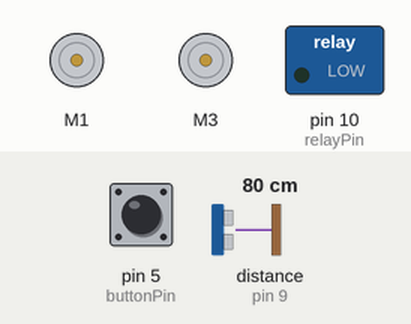
This sketch was run on a simulated Arduino Uno, built with avr-gcc and run on an emulated ATmega328P. On the bench: 2 × DC motor (green arrow = forward, orange = backward, longer = faster), switched loads named in the sketch (green lamp = pin HIGH). Wiring (inferred from the names in the program): range finder with pulse-width output: data pin 9. The test bench sets the inputs (shaded band); at power-on: pin 5 (buttonPin) LOW, distance to the obstacle (sensor on pin 9) 80 cm. The echo pulse lasts 58.3 µs per cm; what the sketch prints to the serial monitor is not drawn.

Above: at 1.2 s.
1.3 s: pin 5 (buttonPin) pulled HIGH for 1 s
At 2.3 s:
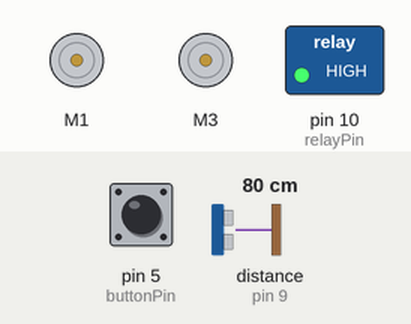
4.0 s: distance to the obstacle (sensor on pin 9) set to 2 cm
Timing chart, 0 to 7.0 s (numbered marks = the images above; inputs shaded):
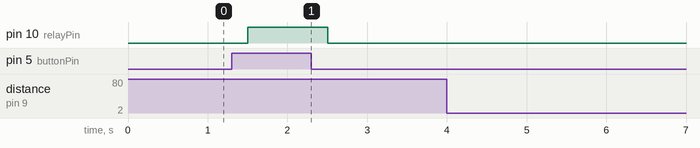

The sketch:

ardyDriverV07.ino
```cpp
//serial handling
//https://github.com/abdurrahmanbmf/Serial-Communication/

//sonar handling
//Lessels, Jason (2011/June/06), Allen, Bruce (2009/July/23) and Gentles, Bill (2010/Nov/12)
//http://playground.arduino.cc/Main/MaxSonar

#include <AFMotor.h>

//pin constants
//serialRXPin = 0
//serialTXPin = 1

const int buttonPin = 5;
//motor3Pin = 6
//74hc595Pin = 7
//74hc595Pin = 8
const int sonarPin = 9;
const int relayPin = 10;
//motor1Pin = 11
//74hc595Pin = 12
//pin 13 is on board LED but available

//other constants
const int holdBin = -1;
const int emptyBin = 0;

const int bin1 = 4; //index array of bin1 location
const int bin2 = 7; //index array of bin2 location
const int bin3 = 10; //index array of bin3 location
const long cycleTime = 500;


//system mgmt
int preCycleTime;
int actualCycleTime;
int buttonState = 0;
int incrementCounter = 0;

//conveyor mgmt
int conveyorArraySize = 10;
int conveyorArray[] = {0, 0, 0, 0, 0, 0, 0, 0, 0, 0};
int arrayIndex = 0;
int currentBin;
bool newBox = true;

//conveyor driver
AF_DCMotor bin1Actuator(1, MOTOR12_1KHZ);
AF_DCMotor bin2Actuator(3, MOTOR12_1KHZ);
int actuatorSpeed = 100; //range from 0 to 255

//sonar
int sonarArraySize = 5;
int rangevalue[] = {0, 0, 0, 0, 0};
long pulse;
int range;
int minRange = 10;

//serial
char input;

void setup() {
  Serial.begin (9600);

  pinMode(sonarPin, INPUT);
  pinMode(relayPin, OUTPUT);

  digitalWrite(relayPin, LOW);

  bin1Actuator.setSpeed(actuatorSpeed);
  bin2Actuator.setSpeed(actuatorSpeed);


}


void sonarCheck(){
  //collect arraysize sonar measurements
  for(int i = 0; i < sonarArraySize; i++){
    pulse = pulseIn(sonarPin,HIGH);
    rangevalue[i] = pulse/147;
    delay(10);
  }
  sortSonar(rangevalue,sonarArraySize);
  range = modeSonar(rangevalue,sonarArraySize);
  if(range <= minRange && newBox){
    addToConveyorArray(holdBin);
    //currentBin = 8;
    currentBin = readAndSort();
    addToConveyorArray(currentBin);
    newBox = false;
  }
  else if(range > minRange){
    newBox = true;

  }
}

void sortSonar(int *a, int n){
// *a is an array pointer function
  for (int i = 1; i < n; ++i)
  {
    int j = a[i];
    int k;
    for (k = i - 1; (k >= 0) && (j < a[k]); k--)
    {
      a[k + 1] = a[k];
    }
    a[k + 1] = j;
  }
}

//Mode function, returning the mode or median.
int modeSonar(int *x,int n){

  int i = 0;
  int count = 0;
  int maxCount = 0;
  int mode = 0;
  int bimodal;
  int prevCount = 0;
  while(i<(n-1)){
    prevCount=count;
    count=0;
    while(x[i]==x[i+1]){
      count++;
      i++;
    }
    if(count>prevCount&count>maxCount){
      mode=x[i];
      maxCount=count;
      bimodal=0;
    }
    if(count==0){
      i++;
    }
    if(count==maxCount){//If the dataset has 2 or more modes.
      bimodal=1;
    }
    if(mode==0||bimodal==1){//Return the median if there is no mode.
      mode=x[(n/2)];
    }
    return mode;
  }
}

int readAndSort(){
  int sortToBin = 0;
  bool serialReceived = false;
  Serial.println('1');
  while(!serialReceived){
    sortToBin = checkSerial();
    if(sortToBin > -2){
      serialReceived = true;
    }
  }

  return sortToBin;
}

void addToConveyorArray(int value) {

  if(value == holdBin){
    conveyorArray[0] = value;
  }
  else{
    for (int i = conveyorArraySize; i >= 0; i--) {
      if(conveyorArray[i] == holdBin){
        conveyorArray[i] = value;
        i = 0;
      }
    }
  }
  /**for(int i = 0; i < 10; i++){
    Serial.print(conveyorArray[i]);
    Serial.print(" ");
  }
  Serial.println("");*/
}

void updateConveyorArray() {

  for (int i = conveyorArraySize; i > 0; i--) {
    conveyorArray[i] = conveyorArray[i - 1];
    if(conveyorArray[i] == i){
      pushBox(i);
    }
  }
  conveyorArray[0] = emptyBin;
  /**for(int i = 0; i < 10; i++){
    Serial.print(conveyorArray[i]);
    Serial.print(" ");
  }
  Serial.println("");*/
}

void pushBox(int binArrayIndex){
  int actuatorTime = 200;
  switch(binArrayIndex){
    case bin1:
    //Serial.println("pushing bin1");
      bin1Actuator.run(FORWARD);
      delay(actuatorTime);
      bin1Actuator.run(BACKWARD);
      delay(actuatorTime);
      bin1Actuator.run(RELEASE);
      break;
    case bin2:
    //Serial.println("pushing bin2");
      bin2Actuator.run(FORWARD);
      delay(actuatorTime);
      bin2Actuator.run(BACKWARD);
      delay(actuatorTime);
      bin2Actuator.run(RELEASE);
      break;
  }
}


int checkSerial(){

  if(Serial.available()>0){
    input=Serial.read();
  }

  switch(input){
    case '1':
      return bin1;
      break;
    case '2':
      return bin2;
      break;
    case '3':
      return bin3;
      break;
  }
  return -2;
}

void checkButton(){
  buttonState = digitalRead(buttonPin);

  if(buttonState == HIGH){
    digitalWrite(relayPin,HIGH);
  }
  else{
    digitalWrite(relayPin,LOW);
  }
}

void loop(){
  checkButton();
  preCycleTime = millis();
  updateConveyorArray();
  sonarCheck();
  actualCycleTime = millis() - preCycleTime;
  if(actualCycleTime < cycleTime){
    delay(cycleTime - actualCycleTime);
  }

}
```

Measured:
- after the input at 1.3 s, pin 10 (relayPin): LOW → HIGH after 0.20 s, → LOW 1.0 s later
- after the input at 4.0 s, every drawn part: stays the same
